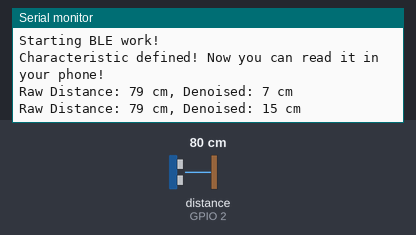
The program below on a simulated Seeed XIAO ESP32-S3. Shown: the last lines printed to the serial monitor. Wiring (inferred from the names in the program): ultrasonic range finder: trigger GPIO 1; echo GPIO 2. The inputs (shaded band) are chosen by the test bench; at power-on: distance to the obstacle (sensor on GPIO 2) 80 cm. The echo pulse lasts 58.3 µs per cm; nothing arrives over Bluetooth unless stated; a phone connects over Bluetooth LE 3 s after start.

Above: at 1.8 s.
1.9 s: distance to the obstacle (sensor on GPIO 2) set to 2 cm
At 3.8 s:
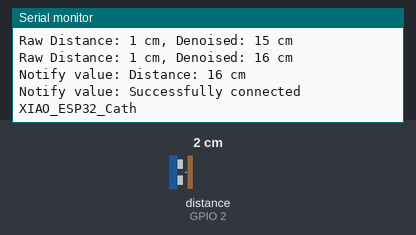
4.5 s: distance to the obstacle (sensor on GPIO 2) set to 4 cm
At 5.8 s:
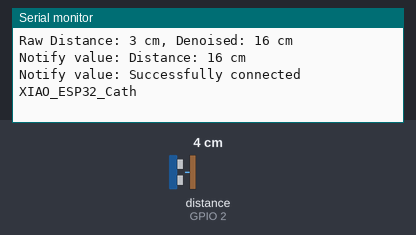
Timing chart, 0 to 7.5 s (numbered marks = the images above; inputs shaded):
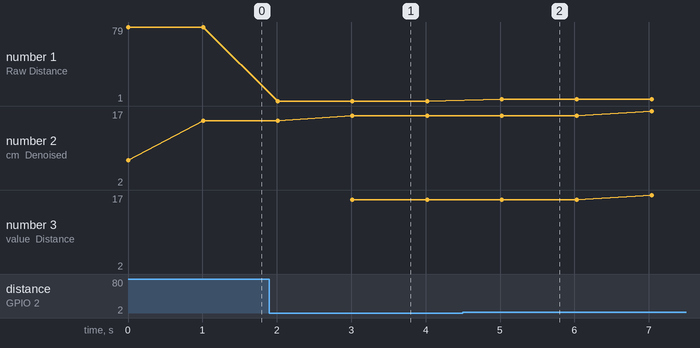

Measured:
- after the input at 1.9 s, the serial monitor: prints a new line after 0.11 s (image 1)
- after the input at 4.5 s, the serial monitor: prints a new line after 0.52 s (image 2)
- plotted number 1: 79 → 1 after the input at 1.9 s, 1 → 3 after the input at 4.5 s
- plotted number 2: 15 → 16 after the input at 1.9 s, 16 → 2 after the input at 4.5 s
- plotted number 3: 16 → 2 after the input at 4.5 s

The program:

main.cpp
```cpp
#include <Arduino.h>
#include <BLEDevice.h>
#include <BLEServer.h>
#include <BLEUtils.h>
#include <BLE2902.h>
#include <stdlib.h>


BLEServer* pServer = NULL;
BLECharacteristic* pCharacteristic = NULL;
bool deviceConnected = false;
bool oldDeviceConnected = false;
unsigned long previousMillis = 0;
const long interval = 1000;

// TODO: add new global variables for your sensor readings and processed data
const int trigPin = 1;
const int echoPin = 2;
long duration;
int distance;
const int numReadings = 10; // Number of readings to calculate moving average
int readings[numReadings]; // Array to store individual readings
int readIndex = 0; // Index of the current reading
int total = 0; // Running total
int average = 0; // Moving average

// TODO: Change the UUID to your own (any specific one works, but make sure they're different from others'). You can generate one here: https://www.uuidgenerator.net/
#define SERVICE_UUID        "8a645cd7-c78a-467d-8627-acde6685cf23"
#define CHARACTERISTIC_UUID "9ad53e1b-d2b3-4905-b005-23976f604d2f"

class MyServerCallbacks : public BLEServerCallbacks {
    void onConnect(BLEServer* pServer) {
        deviceConnected = true;
    };

    void onDisconnect(BLEServer* pServer) {
        deviceConnected = false;
    }
};

// TODO: add DSP algorithm functions here
void calculateMovingAverage(int newReading) {
    // Subtract the last reading
    total = total - readings[readIndex];
    // Read from the sensor
    readings[readIndex] = newReading;
    // Add the reading to the total
    total = total + readings[readIndex];
    // Advance to the next position in the array
    readIndex = readIndex + 1;

    // If we're at the end of the array...
    if (readIndex >= numReadings) {
        // ...wrap around to the beginning
        readIndex = 0;
    }

    // Calculate the average
    average = total / numReadings;
}

void setup() {
    Serial.begin(115200);
    Serial.println("Starting BLE work!");

    // TODO: add codes for handling your sensor setup (pinMode, etc.)
    // Initialize the HC-SR04 sensor pins
    pinMode(trigPin, OUTPUT);
    pinMode(echoPin, INPUT);
    // Initialize all the readings to 0:
    for (int thisReading = 0; thisReading < numReadings; thisReading++) {
        readings[thisReading] = 0;
    }

    // TODO: name your device to avoid conflictions
    BLEDevice::init("XIAO_ESP32S3_Yuwei");
    pServer = BLEDevice::createServer();
    pServer->setCallbacks(new MyServerCallbacks());
    BLEService *pService = pServer->createService(SERVICE_UUID);
    pCharacteristic = pService->createCharacteristic(
        CHARACTERISTIC_UUID,
        BLECharacteristic::PROPERTY_READ |
        BLECharacteristic::PROPERTY_WRITE |
        BLECharacteristic::PROPERTY_NOTIFY
    );
    pCharacteristic->addDescriptor(new BLE2902());
    pCharacteristic->setValue("Hello World");
    pService->start();
    // BLEAdvertising *pAdvertising = pServer->getAdvertising();  // this still is working for backward compatibility
    BLEAdvertising *pAdvertising = BLEDevice::getAdvertising();
    pAdvertising->addServiceUUID(SERVICE_UUID);
    pAdvertising->setScanResponse(true);
    pAdvertising->setMinPreferred(0x06);  // functions that help with iPhone connections issue
    pAdvertising->setMinPreferred(0x12);
    BLEDevice::startAdvertising();
    Serial.println("Characteristic defined! Now you can read it in your phone!");
}

void loop() {
    // TODO: add codes for handling your sensor readings (analogRead, etc.)
    digitalWrite(trigPin, LOW);
    delayMicroseconds(2);
    digitalWrite(trigPin, HIGH);
    delayMicroseconds(10);
    digitalWrite(trigPin, LOW);
    duration = pulseIn(echoPin, HIGH);
    distance = duration * 0.034 / 2;

    // TODO: use your defined DSP algorithm to process the readings
    calculateMovingAverage(distance);

    Serial.print("Raw Distance: ");
    Serial.print(distance);
    Serial.print(" cm, Denoised: ");
    Serial.print(average);
    Serial.println(" cm");

    if (deviceConnected) {
        if (average < 30) {
            // Only send data if average distance is less than 30 cm
            String valueToSend = "Distance: " + String(average) + " cm";
            pCharacteristic->setValue(valueToSend.c_str());
            pCharacteristic->notify();
            Serial.print("Notify value: ");
            Serial.println(valueToSend);
        }
    }


    if (deviceConnected) {
        // Send new readings to database
        // TODO: change the following code to send your own readings and processed data
        unsigned long currentMillis = millis();
        if (currentMillis - previousMillis >= interval) {
        pCharacteristic->setValue("Connect Device name: XIAO_ESP32S3_Yuwei");
        pCharacteristic->notify();
        Serial.println("Notify value: Successfully connected XIAO_ESP32_Cath");
        }
    }
    // disconnecting
    if (!deviceConnected && oldDeviceConnected) {
        delay(500);  // give the bluetooth stack the chance to get things ready
        pServer->startAdvertising();  // advertise again
        Serial.println("Start advertising");
        oldDeviceConnected = deviceConnected;
    }
    // connecting
    if (deviceConnected && !oldDeviceConnected) {
        // do stuff here on connecting
        oldDeviceConnected = deviceConnected;
    }
    delay(1000);
}
```
